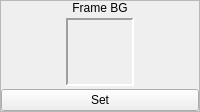
      <widget class="QFrame" name="frame">
       <property name="frameShape">
        <enum>QFrame::StyledPanel</enum>
       </property>
       <property name="frameShadow">
        <enum>QFrame::Raised</enum>
       </property>
       <layout class="QVBoxLayout" name="verticalLayout">
        <property name="spacing">
         <number>0</number>
        </property>
        <property name="margin">
         <number>0</number>
        </property>
        <item>
         <widget class="QLabel" name="label">
          <property name="sizePolicy">
           <sizepolicy hsizetype="Preferred" vsizetype="Fixed">
            <horstretch>0</horstretch>
            <verstretch>0</verstretch>
           </sizepolicy>
          </property>
          <property name="text">
           <string>Frame BG</string>
          </property>
          <property name="alignment">
           <set>Qt::AlignCenter</set>
          </property>
         </widget>
        </item>
        <item>
         <widget class="QWidget" name="widget" native="true">
          <layout class="QVBoxLayout" name="verticalLayout_2">
           <property name="spacing">
            <number>0</number>
           </property>
           <property name="margin">
            <number>0</number>
           </property>
           <item>
            <widget class="QWidget" name="widget_14" native="true">
             <layout class="QHBoxLayout" name="horizontalLayout_6">
              <property name="spacing">
               <number>0</number>
              </property>
              <property name="margin">
               <number>3</number>
              </property>
              <item>
               <widget class="QWidget" name="widget_31" native="true"/>
              </item>
              <item>
               <widget class="QLabel" name="lblFrameBG">
                <property name="minimumSize">
                 <size>
                  <width>68</width>
                  <height>68</height>
                 </size>
                </property>
                <property name="maximumSize">
                 <size>
                  <width>68</width>
                  <height>68</height>
                 </size>
                </property>
                <property name="frameShape">
                 <enum>QFrame::Panel</enum>
                </property>
                <property name="frameShadow">
                 <enum>QFrame::Sunken</enum>
                </property>
                <property name="lineWidth">
                 <number>2</number>
                </property>
                <property name="text">
                 <string/>
                </property>
               </widget>
              </item>
              <item>
               <widget class="QWidget" name="widget_32" native="true"/>
              </item>
             </layout>
            </widget>
           </item>
           <item>
            <widget class="QPushButton" name="bSetFrameBG">
             <property name="text">
              <string>Set</string>
             </property>
            </widget>
           </item>
          </layout>
         </widget>
        </item>
       </layout>
      </widget>
